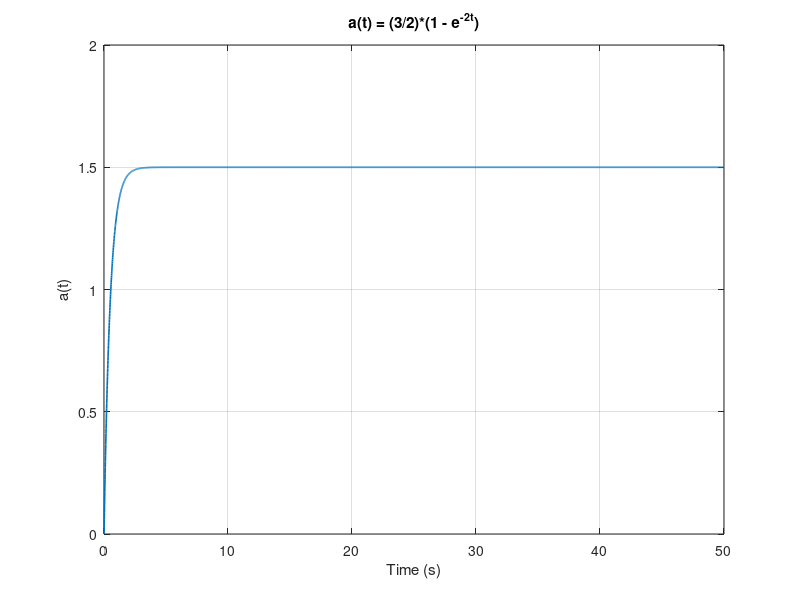
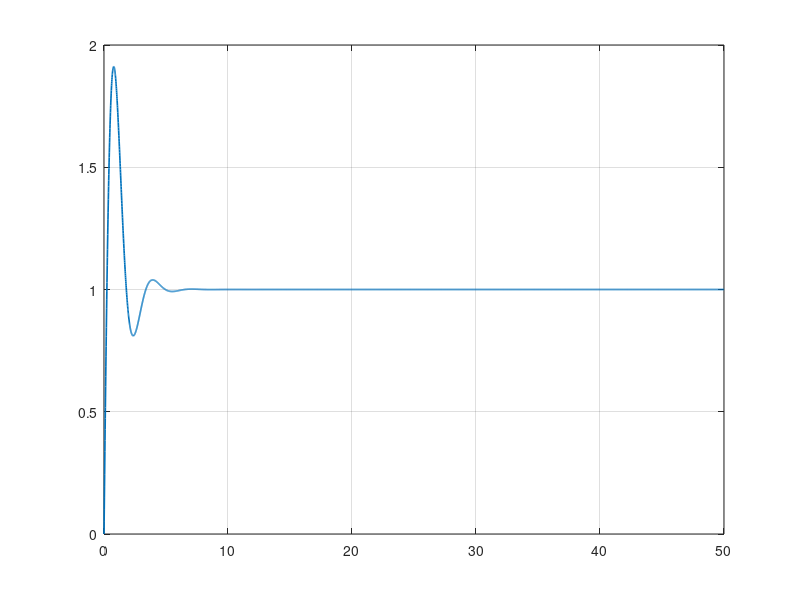
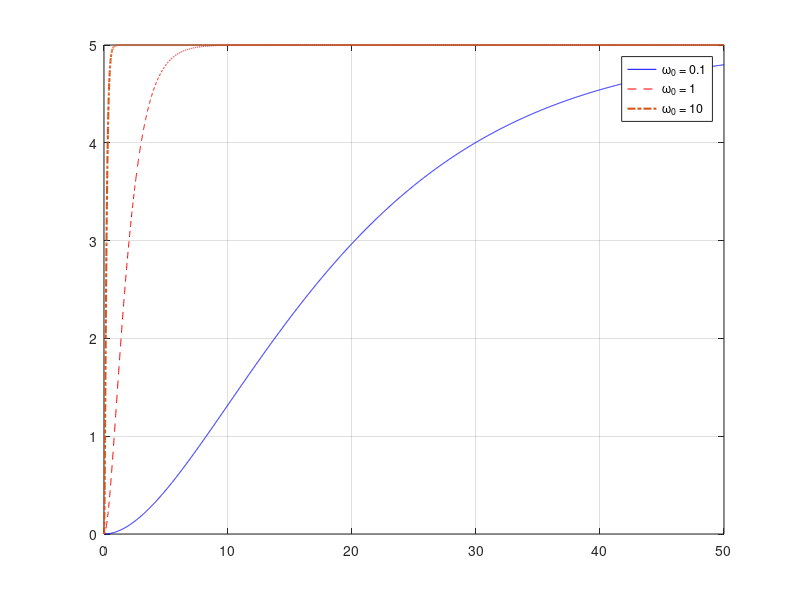

Recreate these plots in MATLAB, in order.
% Exercise 1.2 — plot responses
% define time vector (long enough for the smallest ω0 = 0.1 to settle)
t = 0:0.01:50;  % seconds

% 1.1 en 1.2
a = (3/2)*(1 - exp(-2*t));
figure(1)
plot(t, a, 'LineWidth', 1.2)
xlabel('Time (s)')
ylabel('a(t)')
title('a(t) = (3/2)*(1 - e^{-2t})')
grid on

b = 1 + exp(-t).*(2*sin(2*t) - cos(2*t));
figure(2)
plot(t, b, 'LineWidth', 1.2)
grid on


% 1.3
w0_vals = [0.1, 1, 10];
C = zeros(numel(w0_vals), numel(t));
for k = 1:numel(w0_vals)
    w0 = w0_vals(k);
    C(k, :) = 5*(1 - (1 + w0.*t).*exp(-w0.*t));
end

figure(3)
h = plot(t, C(1,:), 'b-', t, C(2,:), 'r--', t, C(3,:), 'm-.', 'LineWidth', 1.5);
% ensure ω0 = 10 is visible and highlighted (no markers)
set(h(3), 'Visible', 'on', 'Color', [0.85, 0.33, 0.10], 'LineWidth', 1.5, 'Marker', 'none');
grid on
legend(h, '\omega_0 = 0.1','\omega_0 = 1','\omega_0 = 10','Location','Best')
xlim([0, 50])   
